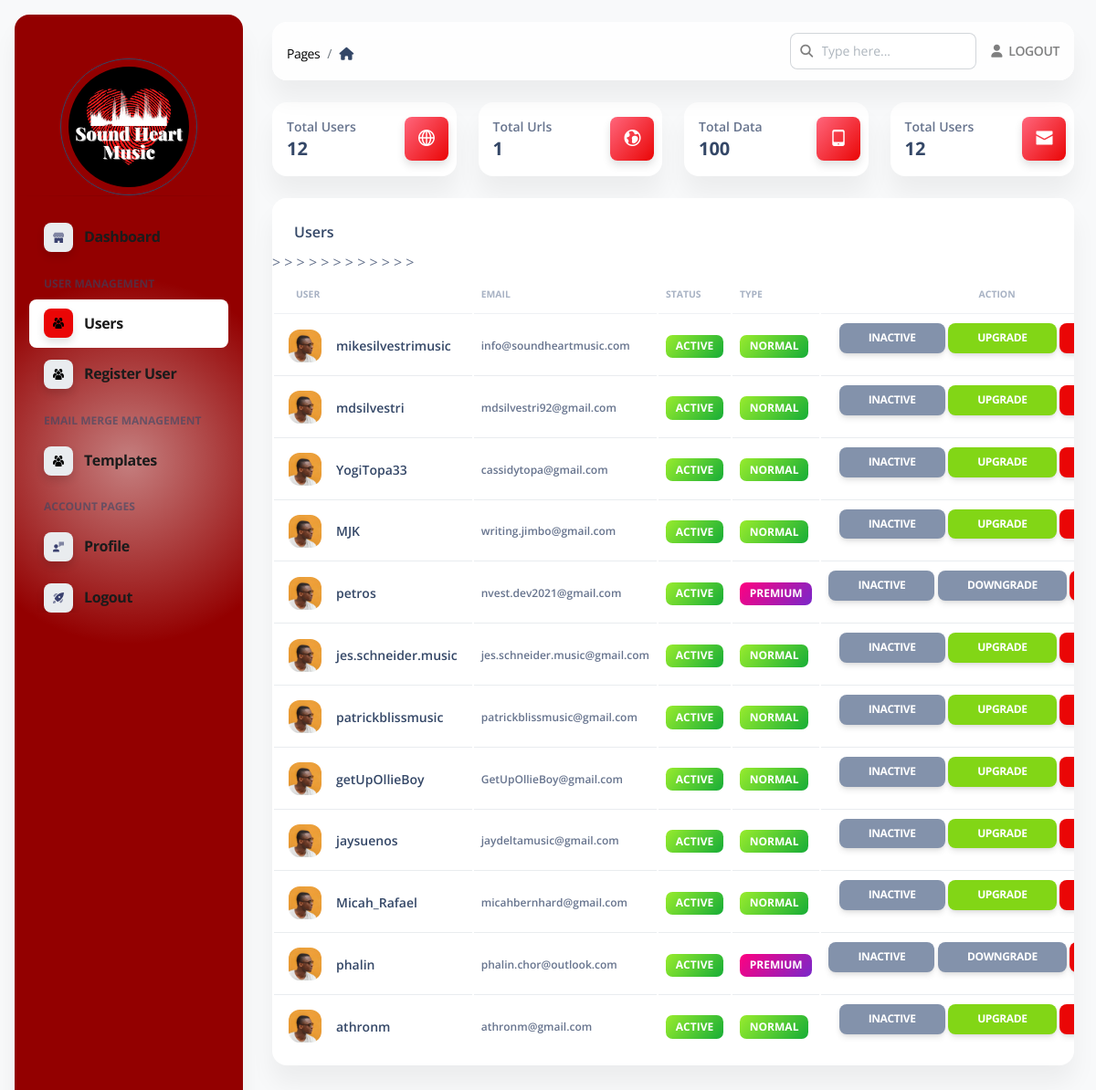
/admin/users (signed in), run on the app's committed database.
### apps/authentication/models.py (models this page shows, shortened)
class Users(db.Model, UserMixin):
    __tablename__ = 'Users'
    id            = db.Column(db.Integer, primary_key=True)
    username      = db.Column(db.String(255), unique=True, nullable=False)
    email         = db.Column(db.String(255), unique=True,  index=True)
    password      = db.Column(db.String(255))
    role          = db.Column(db.String(64), nullable=False)
    oauth_github  = db.Column(db.String(100), nullable=True)
    nylas_access_token = db.Column(db.String(32))
    api_token     = db.Column(db.String(100))
    api_token_ts  = db.Column(db.Integer)
    state         = db.Column(db.String(10))

### apps/home/routes.py (the view)
@blueprint.route('/admin/users', methods=['POST', 'GET'])
@login_required
@role_required('admin')
def admin_users():
    page_data = get_admin_data()
    users = Users.query.filter(Users.role != "admin").all()
    return render_template("home/admin_users.html",
                           segment='users', API_GENERATOR=len(API_GENERATOR),
                           page_data=page_data,
                           users=users
                           )

### apps/templates/home/admin_users.html (shortened to what this page needs)
{% extends 'layouts/admin.html' %}
{% block content %}
    <div class="container-fluid py-4">
        <div class="row">
            <div class="col-xl-3 col-sm-6 mb-xl-0 mb-4">
                <div class="card">
                    <div class="card-body p-3">
                        <div class="row">
                            <div class="col-8">
                                <div class="numbers">
                                    <p class="text-sm mb-0 text-capitalize font-weight-bold">Total Users</p>
                                    <h5 class="font-weight-bolder mb-0">
                                        {{ page_data['total_users'] }}
                                    </h5>
                                </div>
                            </div>
                            <div class="col-4 text-end">
                                <div class="icon icon-shape bg-gradient-danger shadow text-center border-radius-md">
                                    <i class="ni ni-world-2 text-lg opacity-10" aria-hidden="true"></i>
                                </div>
                            </div>
                        </div>
                    </div>
                </div>
            </div>
            <div class="col-xl-3 col-sm-6 mb-xl-0 mb-4">
                <div class="card">
                    <div class="card-body p-3">
                        <div class="row">
                            <div class="col-8">
                                <div class="numbers">
                                    <p class="text-sm mb-0 text-capitalize font-weight-bold">Total Urls</p>
                                    <h5 class="font-weight-bolder mb-0">
                                        {{ page_data['total_filters'] }}
                                    </h5>
                                </div>
                            </div>
                            <div class="col-4 text-end">
                                <div class="icon icon-shape bg-gradient-danger shadow text-center border-radius-md">
                                    <i class="ni ni-world text-lg opacity-10" aria-hidden="true"></i>
                                </div>
                            </div>
                        </div>
                    </div>
                </div>
            </div>
            <div class="col-xl-3 col-sm-6 mb-xl-0 mb-4">
                <div class="card">
                    <div class="card-body p-3">
                        <div class="row">
                            <div class="col-8">
                                <div class="numbers">
                                    <p class="text-sm mb-0 text-capitalize font-weight-bold">Total Data</p>
                                    <h5 class="font-weight-bolder mb-0">
                                        {{ page_data['services'] }}
                                    </h5>
                                </div>
                            </div>
                            <div class="col-4 text-end">
                                <div class="icon icon-shape bg-gradient-danger shadow text-center border-radius-md">
                                    <i class="ni ni-mobile-button text-lg opacity-10" aria-hidden="true"></i>
                                </div>
                            </div>
                        </div>
                    </div>
                </div>
            </div>
            <div class="col-xl-3 col-sm-6">
                <div class="card">
                    <div class="card-body p-3">
                        <div class="row">
                            <div class="col-8">
                                <div class="numbers">
                                    <p class="text-sm mb-0 text-capitalize font-weight-bold">Total Users</p>
                                    <h5 class="font-weight-bolder mb-0">
                                        {{ page_data['total_users'] }}
                                    </h5>
                                </div>
                            </div>
                            <div class="col-4 text-end">
                                <div class="icon icon-shape bg-gradient-danger shadow text-center border-radius-md">
                                    <i class="ni ni-email-83 text-lg opacity-10" aria-hidden="true"></i>
                                </div>
                            </div>
                        </div>
                    </div>
                </div>
            </div>
        </div>
        <div class="row py-4">
            <div class="col-12">
                <div class="card mb-4">
                    <div class="card-header pb-0">
                        <h6>Users</h6>
                    </div>
                    <div class="card-body px-0 pt-0 pb-2">
                        <div class="table-responsive p-0">
                            {% if users %}
                                <table class="table align-items-center mb-0">
                                    <thead>
                                    <tr>
                                        <th class="text-uppercase text-secondary text-xxs font-weight-bolder opacity-7">
                                            User
                                        </th>
                                        <th class="text-uppercase text-secondary text-xxs font-weight-bolder opacity-7 ps-2">
                                            Email
                                        </th>
                                        <th class="text-uppercase text-secondary text-xxs font-weight-bolder opacity-7 ps-2">
                                            Status
                                        </th>
                                        <th class="text-uppercase text-secondary text-xxs font-weight-bolder opacity-7 ps-2">
                                            Type
                                        </th>
                                        <th class="text-center text-uppercase text-secondary text-xxs font-weight-bolder opacity-7">
                                            Action
                                        </th>
                                    </tr>
                                    </thead>
                                    <tbody>
                                    {% for user in users %}
                                        <tr>
                                            <td>
                                                <div class="d-flex px-2 py-1">
                                                    <div>
                                                        <img src="{{ config.ASSETS_ROOT }}/img/team-2.jpg"
                                                             class="avatar avatar-sm me-3" alt="user1">
                                                    </div>
                                                    <div class="d-flex flex-column justify-content-center">
                                                        <h6 class="mb-0 text-sm">{{ user.username }}</h6>
                                                    </div>
                                                </div>
                                            </td>
                                            <td>
                                                <p class="text-xs font-weight-bold mb-0">{{ user.email }}</p>
                                            </td>
                                            <td>
                                                {% if user.state == 'pending' %}
                                                    <span class="badge badge-sm bg-gradient-secondary">Pending</span>
                                                {% else %}
                                                    <span class="badge badge-sm bg-gradient-success">Active</span>
                                                {% endif %}
                                            </td>>
                                            <td>
                                                {% if user.role == 'user' %}
                                                    <span class="badge badge-sm bg-gradient-success">Normal</span>
                                                {% else %}
                                                    <span class="badge badge-sm bg-gradient-primary">Premium</span>
                                                {% endif %}
                                            </td>
                                            <td class="align-middle text-center text-sm">
                                                {% if user.state == 'pending' %}
                                                    <a href="/admin/users/approve/{{ user.id }}" class="btn btn-sm btn-success">Approve</a>
                                                {% else %}
                                                    <a href="/admin/users/inactive/{{ user.id }}" class="btn btn-sm btn-secondary">Inactive</a>
                                                {% endif %}
                                                {% if user.role == 'user' %}
                                                    <a href="/admin/users/upgrade/{{ user.id }}" class="btn btn-sm btn-success ">Upgrade</a>
                                                {% else %}
                                                    <a href="/admin/users/downgrade/{{ user.id }}" class="btn btn-sm btn-secondary">Downgrade</a>
                                                {% endif %}
                                                <button data-bs-toggle="modal" data-bs-target="#deleteUserModal" onclick="deleteUser('{{ user.id }}')" class="btn btn-sm btn-danger">Delete</button>
                                            </td>
                                        </tr>
                                    {% endfor %}
                                    </tbody>
                                </table>
                            {% endif %}
                        </div>
                    </div>
                </div>
            </div>
        </div>
    </div>
{% endblock content %}

### data on the page
Users: username "mikesilvestrimusic", email "info@soundheartmusic.com", state "ACTIVE", role "NORMAL"
Users: username "mdsilvestri", email "mdsilvestri92@gmail.com", state "ACTIVE", role "NORMAL"
Users: username "YogiTopa33", email "cassidytopa@gmail.com", state "ACTIVE", role "NORMAL"
Users: username "MJK", email "writing.jimbo@gmail.com", state "ACTIVE", role "NORMAL"
Users: username "petros", email "nvest.dev2021@gmail.com", state "ACTIVE", role "PREMIUM"
Users: username "jes.schneider.music", email "jes.schneider.music@gmail.com", state "ACTIVE", role "NORMAL"
Users: username "patrickblissmusic", email "patrickblissmusic@gmail.com", state "ACTIVE", role "NORMAL"
Users: username "getUpOllieBoy", email "GetUpOllieBoy@gmail.com", state "ACTIVE", role "NORMAL"
Users: username "jaysuenos", email "jaydeltamusic@gmail.com", state "ACTIVE", role "NORMAL"
Users: username "Micah_Rafael", email "micahbernhard@gmail.com", state "ACTIVE", role "NORMAL"
Users: username "phalin", email "phalin.chor@outlook.com", state "ACTIVE", role "PREMIUM"
Users: username "athronm", email "athronm@gmail.com", state "ACTIVE", role "NORMAL"

### other printed values
{{ page_data['total_users'] }} "12"
{{ page_data['total_filters'] }} "1"
{{ page_data['services'] }} "100"
